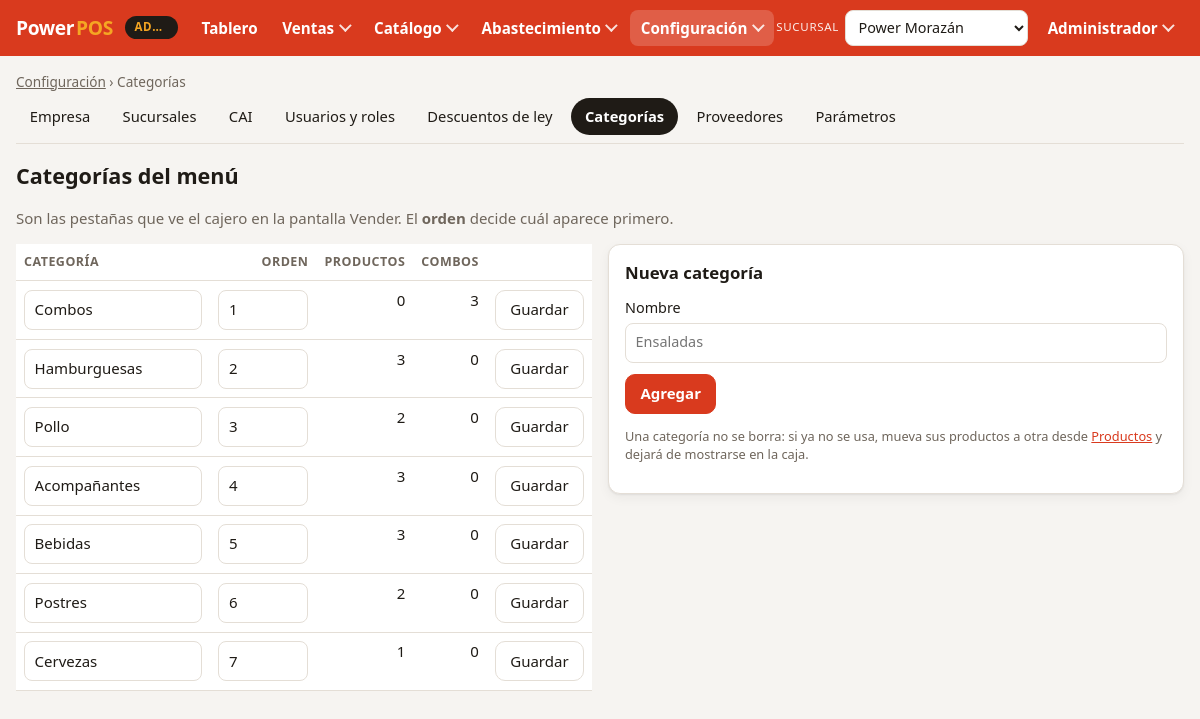
Screenshot of /index.php?p=configuracion&s=categorias (signed in) with the database file from the repository.
### tables this page shows
CREATE TABLE usuarios (
  id             INT UNSIGNED AUTO_INCREMENT PRIMARY KEY,
  tienda_id      INT UNSIGNED NULL COMMENT 'NULL = acceso a todas las tiendas',
  nombre         VARCHAR(100) NOT NULL,
  email          VARCHAR(120) NOT NULL UNIQUE,
  password_hash  VARCHAR(255) NOT NULL,
  rol            ENUM('ADMIN','GERENTE','CAJERO') NOT NULL DEFAULT 'CAJERO',
  activo         TINYINT(1) NOT NULL DEFAULT 1,
  FOREIGN KEY (tienda_id) REFERENCES tiendas(id)
);

CREATE TABLE categorias (
  id     INT UNSIGNED AUTO_INCREMENT PRIMARY KEY,
  nombre VARCHAR(80) NOT NULL,
  orden  SMALLINT NOT NULL DEFAULT 0
);

### public/index.php (called while the page is built, shortened)
<?php
function e(mixed $v): string
{
    return htmlspecialchars((string) $v, ENT_QUOTES, 'UTF-8');
}
$p = (string) ($_GET['p'] ?? '');
$vistas = dirname(__DIR__) . '/views/';
$usuario = Auth::requerir();
require $vistas . Menu::RUTAS[$p][0] . '.php';

### src/Support/Auth.php (called while the page is built, shortened)
<?php
final class Auth
{
    public static function usuario(): ?array
    {
        return $_SESSION['usuario'] ?? null;
    }
    public static function tiendaId(): int
    {
        return (int) ($_SESSION['tienda_id'] ?? 0);
    }
    public static function refrescar(): ?array
    {
        $u = self::usuario();
        $db = Database::pdo();
        $st = $db->prepare(
            'SELECT u.nombre, u.rol, u.tienda_id, u.activo, t.activa AS tienda_activa
             FROM usuarios u LEFT JOIN tiendas t ON t.id = u.tienda_id WHERE u.id = ?'
        );
        $st->execute([$u['id']]);
        $f = $st->fetch();
        $u = ['id' => (int) $u['id'], 'nombre' => $f['nombre'], 'rol' => $f['rol'],
            'tienda_id' => $f['tienda_id'] !== null ? (int) $f['tienda_id'] : null];
        return $u;
    }
    public static function requerir(): array
    {
        $u = self::refrescar();
        return $u;
    }
}

### src/Support/Menu.php (called while the page is built, shortened)
<?php
final class Menu
{
    public static function esDeTienda(array $usuario): bool
    {
        return $usuario['tienda_id'] !== null;
    }
    public static function inicio(array $usuario): string
    {
        return self::esDeTienda($usuario) ? 'pos' : 'erp';
    }
    public static function puede(array $usuario, string $pagina): bool
    {
        $r = self::RUTAS[$pagina] ?? null;
        return $r !== null && in_array($usuario['rol'], $r[1], true) && (!$r[2] || !self::esDeTienda($usuario));
    }
    public static function para(array $usuario): array
    {
        $menu = self::esDeTienda($usuario) ? self::tienda() : self::administrativo();
        $visible = [];
        foreach ($menu as $item) {
            if (isset($item['hijos'])) {
                $item['hijos'] = array_values(array_filter($item['hijos'], fn ($h) => self::puede($usuario, self::pagina($h['p']))));
                if ($item['hijos']) {
                    $visible[] = $item;
                }
            } elseif (self::puede($usuario, self::pagina($item['p']))) {
                $visible[] = $item;
            }
        }
        return $visible;
    }
    public static function pagina(string $p): string
    {
        return explode('&', $p, 2)[0];
    }
    private static function administrativo(): array
    {
        $config = [['texto' => 'Resumen', 'p' => 'configuracion', 'nota' => 'Estado de toda la configuración']];
        foreach (self::CONFIGURACION as $clave => [$titulo, $nota]) {
            $config[] = ['texto' => $titulo, 'p' => 'configuracion&s=' . $clave, 'nota' => $nota];
        }
        return [
            ['texto' => 'Tablero', 'p' => 'erp'],
            ['texto' => 'Ventas', 'hijos' => [
                ['texto' => 'Facturas', 'p' => 'facturas', 'nota' => 'Consulta y reimpresión, todas las sucursales'],
                ['texto' => 'Turnos de caja', 'p' => 'caja', 'nota' => 'Aperturas, cierres y arqueos'],
                ['texto' => 'Vender', 'p' => 'pos', 'nota' => 'Caja en la sucursal seleccionada'],
            ]],
            ['texto' => 'Catálogo', 'hijos' => [
                ['texto' => 'Productos', 'p' => 'productos', 'nota' => 'Alta, precios y carga masiva'],
                ['texto' => 'Combos', 'p' => 'combos', 'nota' => 'Grupos de selección y recargos'],
                ['texto' => 'Promociones', 'p' => 'promociones', 'nota' => 'Mix & match por día, hora y sucursal'],
            ]],
            ['texto' => 'Abastecimiento', 'hijos' => [
                ['texto' => 'Compras', 'p' => 'compras', 'nota' => 'Facturas de proveedor'],
                ['texto' => 'Inventario', 'p' => 'inventario', 'nota' => 'Existencias, ajustes, traslados y kárdex'],
            ]],
            ['texto' => 'Configuración', 'hijos' => $config],
        ];
    }
}

### views/config/categorias.php (the view, shortened to what this page needs)
<?php
$categorias = $db->query(
    'SELECT c.*, (SELECT COUNT(*) FROM productos p WHERE p.categoria_id = c.id AND p.activo = 1) AS productos,
            (SELECT COUNT(*) FROM combos k WHERE k.categoria_id = c.id AND k.activo = 1) AS combos
     FROM categorias c ORDER BY c.orden, c.nombre'
)->fetchAll();
config_inicio('categorias', $db);
?>
<h1>Categorías del menú</h1>
<p class="tenue">Son las pestañas que ve el cajero en la pantalla Vender. El <b>orden</b> decide cuál aparece primero.</p>
<div class="columnas">
  <section>
    <div class="tabla-scroll"><table class="tabla">
      <thead><tr><th>Categoría</th><th class="num">Orden</th><th class="num">Productos</th><th class="num">Combos</th><th></th></tr></thead>
      <tbody>
      <?php foreach ($categorias as $c): $fid = 'cat-' . (int) $c['id']; ?>
        <tr>
          <td><input form="<?= $fid ?>" name="nombre" value="<?= e($c['nombre']) ?>" required maxlength="80" aria-label="Nombre de <?= e($c['nombre']) ?>"></td>
          <td class="num"><input form="<?= $fid ?>" name="orden" type="number" value="<?= (int) $c['orden'] ?>" class="corto" aria-label="Orden de <?= e($c['nombre']) ?>"></td>
          <td class="num"><?= (int) $c['productos'] ?></td>
          <td class="num"><?= (int) $c['combos'] ?></td>
          <td class="num">
            <form method="post" id="<?= $fid ?>">
              <button class="btn">Guardar</button>
            </form>
          </td>
        </tr>
      <?php endforeach; ?>
      </tbody>
    </table></div>
  </section>
  <section class="tarjeta">
    <h2>Nueva categoría</h2>
    <form method="post">
      <label>Nombre <input name="nombre" required maxlength="80" placeholder="Ensaladas" id="cat-nueva"></label>
      <button class="btn primario">Agregar</button>
    </form>
    <p class="tenue chico">Una categoría no se borra: si ya no se usa, mueva sus productos a otra desde <a href="index.php?p=productos">Productos</a> y dejará de mostrarse en la caja.</p>
  </section>
</div>
<?php layout_fin(); ?>

### views/_layout.php (shortened to what this page needs)
<?php
function layout_inicio(string $titulo, string $activo, PDO $db): void
{
    $u = Auth::usuario();
    $deTienda = Menu::esDeTienda($u);
    $tiendas = $db->query('SELECT id, nombre FROM tiendas WHERE activa = 1 ORDER BY codigo_establecimiento')->fetchAll();
    $tiendaActual = '';
    foreach ($tiendas as $t) {
        if ((int) $t['id'] === Auth::tiendaId()) {
            $tiendaActual = $t['nombre'];
        }
    }
    $menu = Menu::para($u);
    $es = fn (string $p) => $p === $activo;
    ?>
<!doctype html>
<html lang="es">
<head>
  <link rel="stylesheet" href="assets/app.css">
</head>
<body class="<?= $deTienda ? 'menu-tienda' : 'menu-admin' ?>">
<header class="barra">
  <a class="marca" href="index.php?p=<?= e(Menu::inicio($u)) ?>">Power<span>POS</span></a>
  <span class="contexto" title="<?= $deTienda ? 'Menú de tienda' : 'Menú administrativo' ?>"><?= $deTienda ? e($tiendaActual) : 'Administración' ?></span>
  <nav class="nav" id="nav" aria-label="<?= $deTienda ? 'Menú de tienda' : 'Menú administrativo' ?>">
    <?php foreach ($menu as $item): ?>
      <?php if (isset($item['hijos'])):
          $grupoActivo = (bool) array_filter($item['hijos'], fn ($h) => Menu::pagina($h['p']) === Menu::pagina($activo)); ?>
        <details class="grupo <?= $grupoActivo ? 'activo' : '' ?>">
          <summary><?= e($item['texto']) ?></summary>
        </details>
      <?php else: ?>
        <a href="index.php?p=<?= e($item['p']) ?>" class="<?= $es($item['p']) ? 'activo' : '' ?>"><?= e($item['texto']) ?></a>
      <?php endif; ?>
    <?php endforeach; ?>
    <div class="nav-fin">
      <?php if (!$deTienda): ?>
        <form method="post" action="index.php?p=tienda" class="selector-tienda">
          <label><span>Sucursal</span>
            <select name="tienda_id" onchange="this.form.submit()" id="selector-sucursal">
              <?php foreach ($tiendas as $t): ?>
                <option value="<?= $t['id'] ?>" <?= (int) $t['id'] === Auth::tiendaId() ? 'selected' : '' ?>><?= e($t['nombre']) ?></option>
              <?php endforeach; ?>
            </select>
          </label>
        </form>
      <?php endif; ?>
      <details class="grupo usuario">
        <summary><?= e($u['nombre']) ?></summary>
      </details>
    </div>
  </nav>
</header>
<main class="contenido">
<?php
}
function layout_fin(array $scripts = []): void
{
    ?>
</main>
</body>
</html>
<?php
}

### rows the page displays
usuarios: nombre "Administrador"
categorias: nombre "Combos", orden "1", productos "0", combos "3"
categorias: nombre "Hamburguesas", orden "2", productos "3", combos "0"
categorias: nombre "Pollo", orden "3", productos "2", combos "0"
categorias: nombre "Acompañantes", orden "4", productos "3", combos "0"
categorias: nombre "Bebidas", orden "5", productos "3", combos "0"
categorias: nombre "Postres", orden "6", productos "2", combos "0"
categorias: nombre "Cervezas", orden "7", productos "1", combos "0"

### other values shown
$item['texto'] "Tablero"
$item['texto'] "Ventas"
$item['texto'] "Catálogo"
$item['texto'] "Abastecimiento"
$item['texto'] "Configuración"
$titulo "Categorías"
$t "Empresa"
$t "Sucursales"
$t "CAI"
$t "Usuarios y roles"
$t "Descuentos de ley"
$t "Categorías"
$t "Proveedores"
$t "Parámetros"
form field tienda_id "Power Morazán"
